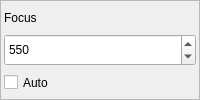
                             <widget class="QFrame" name="frme_cap_focus_1">
                              <property name="sizePolicy">
                               <sizepolicy hsizetype="Ignored" vsizetype="Preferred">
                                <horstretch>0</horstretch>
                                <verstretch>0</verstretch>
                               </sizepolicy>
                              </property>
                              <property name="frameShape">
                               <enum>QFrame::StyledPanel</enum>
                              </property>
                              <property name="frameShadow">
                               <enum>QFrame::Plain</enum>
                              </property>
                              <layout class="QVBoxLayout" name="layout_vrt_frme_cap_brightness_2">
                               <property name="spacing">
                                <number>0</number>
                               </property>
                               <property name="leftMargin">
                                <number>3</number>
                               </property>
                               <property name="topMargin">
                                <number>0</number>
                               </property>
                               <property name="rightMargin">
                                <number>3</number>
                               </property>
                               <property name="bottomMargin">
                                <number>0</number>
                               </property>
                               <item>
                                <widget class="QLabel" name="lbl_static_focus_1">
                                 <property name="sizePolicy">
                                  <sizepolicy hsizetype="Ignored" vsizetype="Preferred">
                                   <horstretch>0</horstretch>
                                   <verstretch>0</verstretch>
                                  </sizepolicy>
                                 </property>
                                 <property name="text">
                                  <string>Focus</string>
                                 </property>
                                </widget>
                               </item>
                               <item>
                                <widget class="QSpinBox" name="spbx_cap_focus_1">
                                 <property name="sizePolicy">
                                  <sizepolicy hsizetype="Ignored" vsizetype="Preferred">
                                   <horstretch>0</horstretch>
                                   <verstretch>0</verstretch>
                                  </sizepolicy>
                                 </property>
                                 <property name="alignment">
                                  <set>Qt::AlignLeading|Qt::AlignLeft|Qt::AlignVCenter</set>
                                 </property>
                                 <property name="minimum">
                                  <number>0</number>
                                 </property>
                                 <property name="maximum">
                                  <number>1100</number>
                                 </property>
                                 <property name="value">
                                  <number>550</number>
                                 </property>
                                </widget>
                               </item>
                               <item>
                                <widget class="QCheckBox" name="chbx_cap_autofocus_1">
                                 <property name="sizePolicy">
                                  <sizepolicy hsizetype="Ignored" vsizetype="Preferred">
                                   <horstretch>0</horstretch>
                                   <verstretch>0</verstretch>
                                  </sizepolicy>
                                 </property>
                                 <property name="layoutDirection">
                                  <enum>Qt::LeftToRight</enum>
                                 </property>
                                 <property name="text">
                                  <string>Auto</string>
                                 </property>
                                </widget>
                               </item>
                              </layout>
                             </widget>
